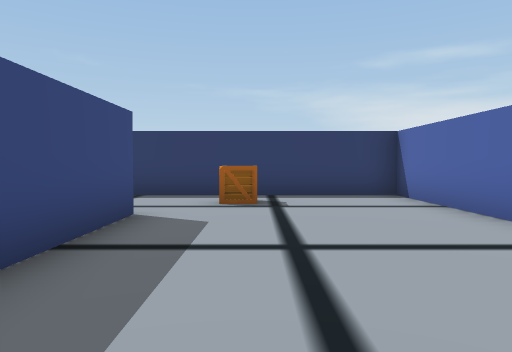
View 1 (above)

24 first-person views from a walk through a scene from a Unity 3-D project. The camera is 1.5 m above the floor, tilts 2° down and sees 70° across. The floor is counted in squares, 2 m on a side. Each view is taken from the middle of a square. On the plan, view 1 faces up. The plan holds only what a view shows up to about 11 squares ahead; the rest is blank. The place goes on beyond the plan. Some animated figures are left out.

View 2
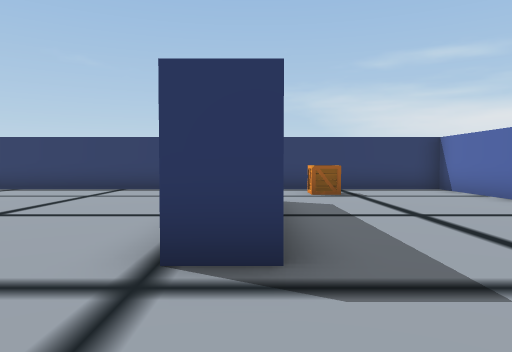

View 3
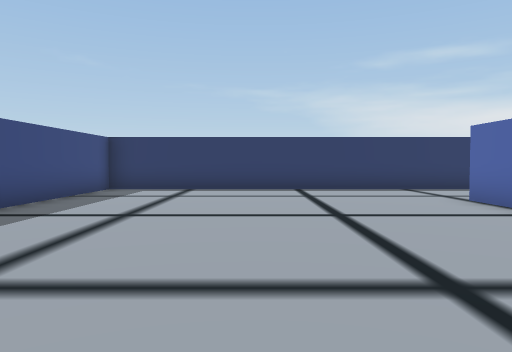

View 4
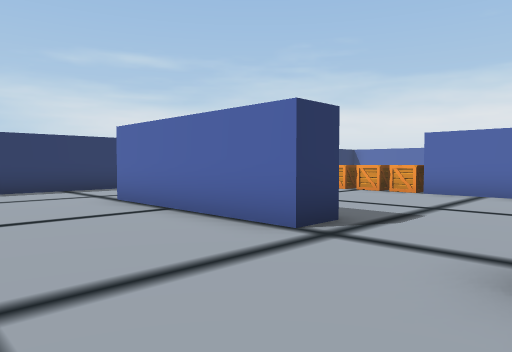

View 5
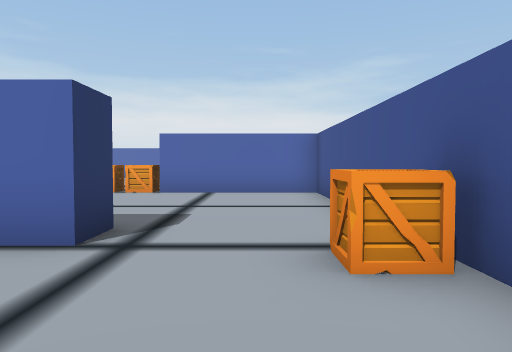

View 6
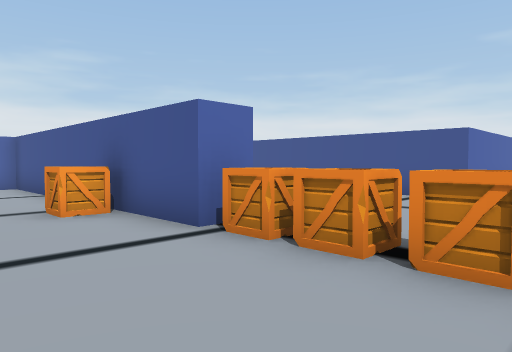

View 7
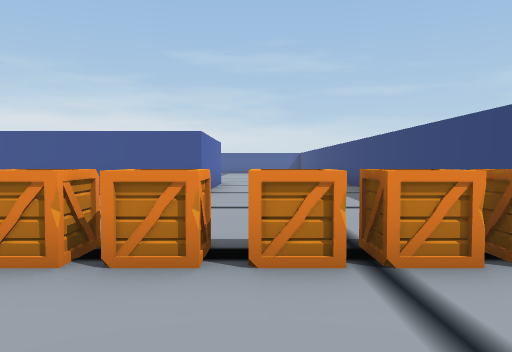

View 8
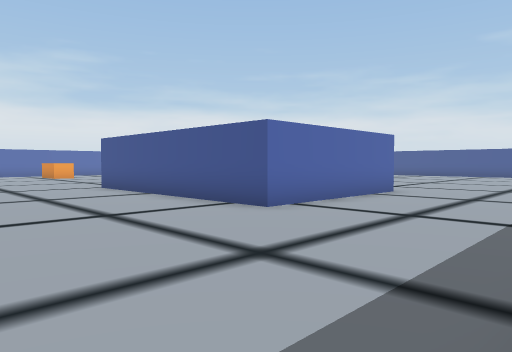

View 9
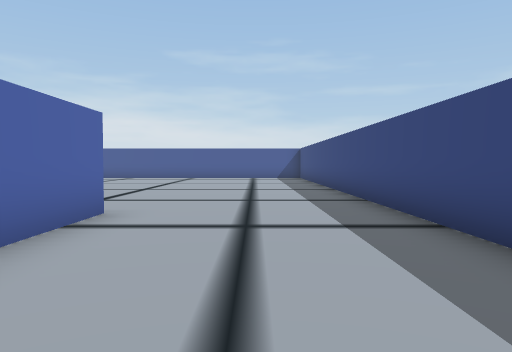

View 10
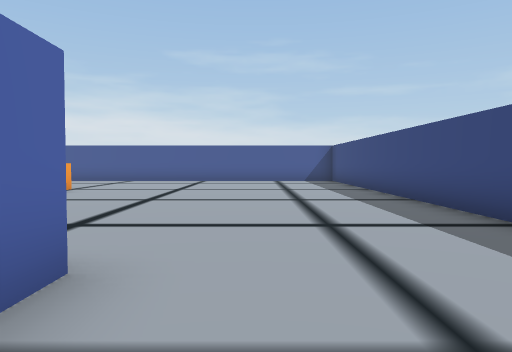

View 11
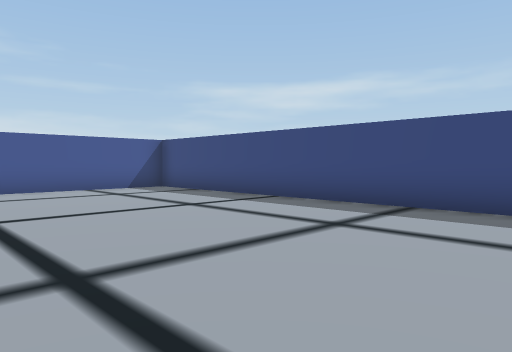

View 12
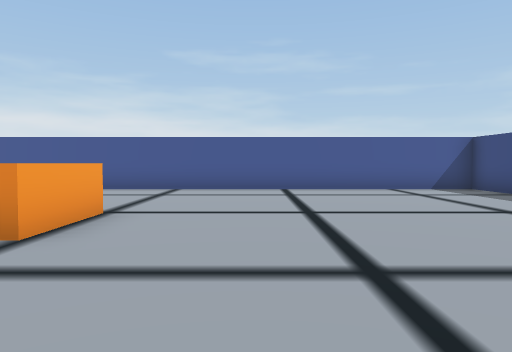

View 13
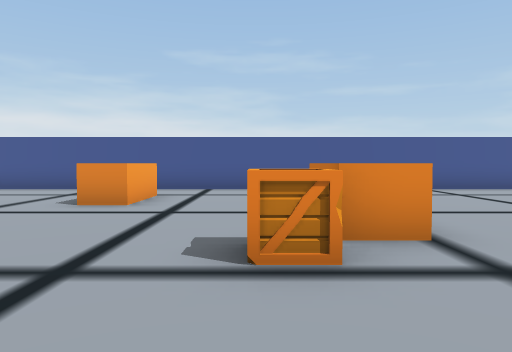

View 14
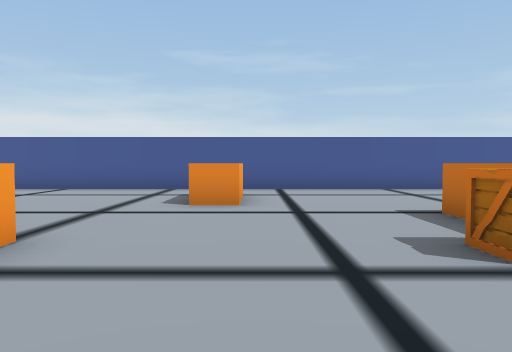

View 15
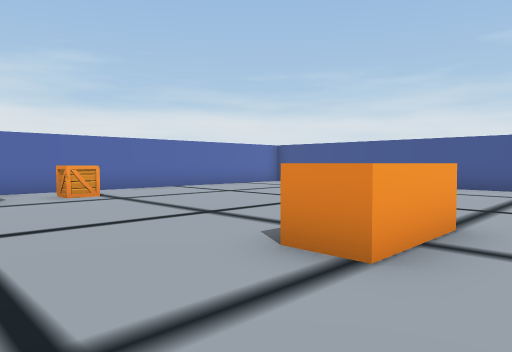

View 16
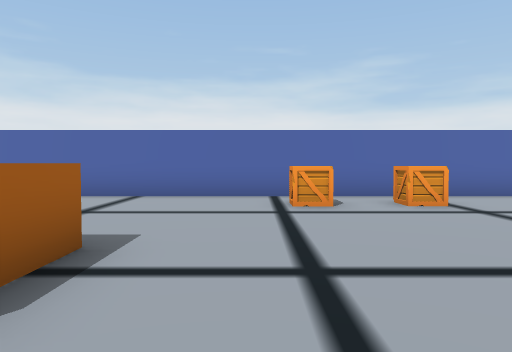

View 17
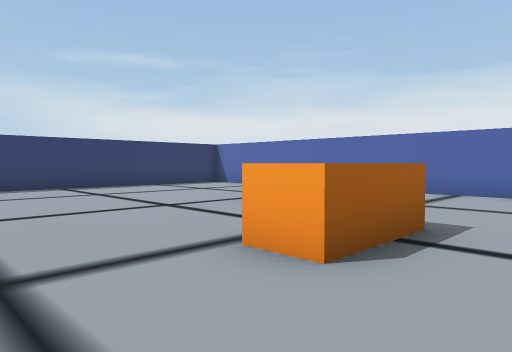

View 18
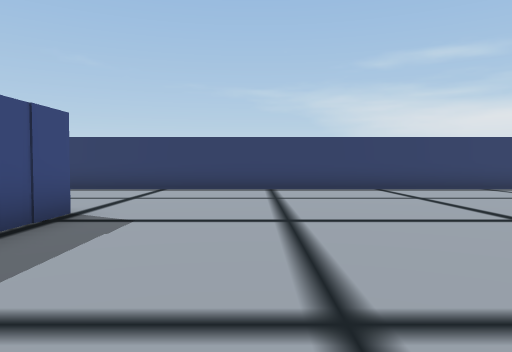

View 19
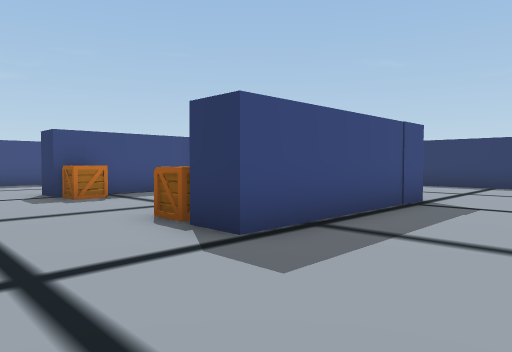

View 20
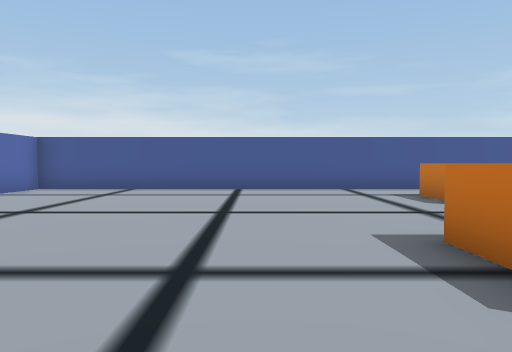

View 21
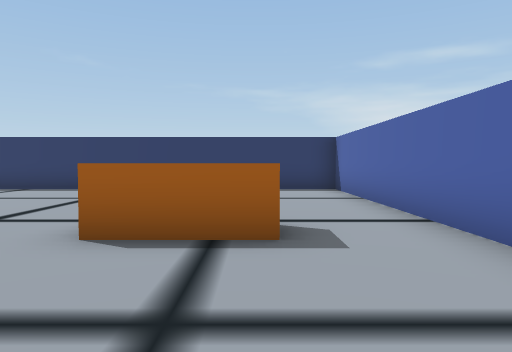

View 22
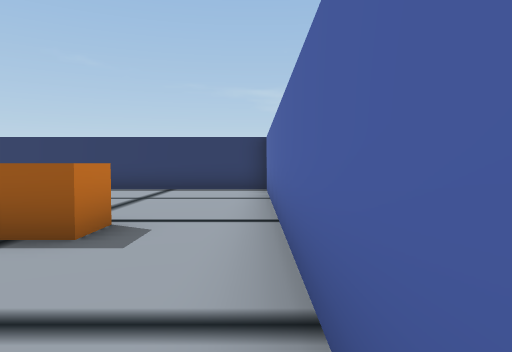

View 23
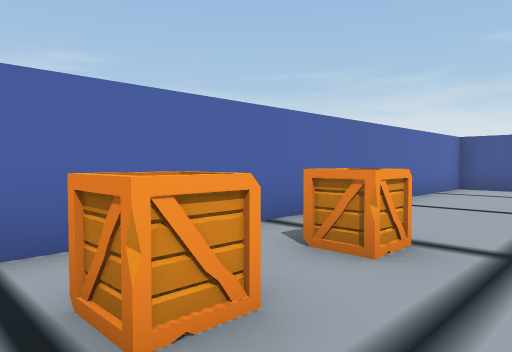

View 24
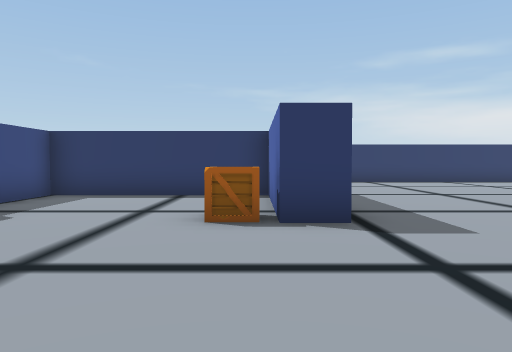

### Floor plan
Points are (right, up) in squares from view 1. A wall is a line through its corners. A room is listed if a view was taken in it or the views show most of it. See-through windows are left out.
Room 1 (views 1, 2, 3, 4, 5, 6, 7, 8, 9, 10, 11, 12, 13, 14, 15, 16, 17, 18, 19, 20, 21, 22, 23, 24)
walls: (-0.7, -12.4) (-0.7, -9.8); (-0.6, -9.5) (-5.8, -9.5) (-5.8, -13.4) (-6.7, -13.4) (-6.7, -8.6) (0.2, -8.6) (0.2, -13.4) (-0.6, -13.4); (7.3, -13.4) (5.3, -13.4) (5.3, -12.5); (-5.5, -3.5) (-5.5, -2.6) (3.3, -2.6) (3.3, 1.5); (4.2, -18.5) (4.2, -19.5); (3.3, -19.5) (3.3, -17.5) (4.3, -17.5); (-2.7, -21.5) (-2.7, -19.5) (-1.8, -19.5) (-1.8, -21.5); (10.2, -9.5) (10.2, -10.5) (8.2, -10.5); (-1.7, 0.6) (-2.7, 0.6) (-2.7, 5.4); (-11.3, -4.6) (-11.3, -26.5) (12.3, -26.5) (12.3, -3.5) (-2.4, -3.5); (2.2, -23.3) (2.2, -24.5); (1.3, -24.5) (1.3, -22.5) (2.3, -22.5); (3.3, 4.6) (3.3, 8.5) (-11.3, 8.5) (-11.3, 4); (-1.8, 5.4) (-1.8, 2.5)
objects: other object (-10, -3); other object (-9, -3); other object (-8, -3); other object (-7, -3) to (-6, -3); other object (-5, -13); other object (-3, -2); other object (-1, -19); other object (-1, -13); other object (0, 7); other object (4, 2); other object (4, 3); other object (4, 4); other object (11, -18); other object (11, -16)

Positions as (right, up) in squares from view 1, and headings:
1: (0, 0), facing up
2: (-2, -2), facing up
3: (-7, -2), facing up
4: (-6, -2), facing up-right
5: (-6, -1), facing right
6: (-9, 0), facing down-right
7: (-8, 0), facing down
8: (-11, -4), facing down-right
9: (-9, -8), facing down
10: (-8, -11), facing down
11: (-5, -16), facing down-left
12: (-5, -16), facing down
13: (-1, -16), facing down
14: (1, -16), facing down
15: (2, -15), facing down-right
16: (4, -15), facing right
17: (3, -15), facing up-right
18: (3, -14), facing up
19: (3, -16), facing up-left
20: (6, -16), facing down
21: (10, -14), facing up
22: (12, -14), facing up
23: (9, -15), facing down-right
24: (-1, -18), facing up
